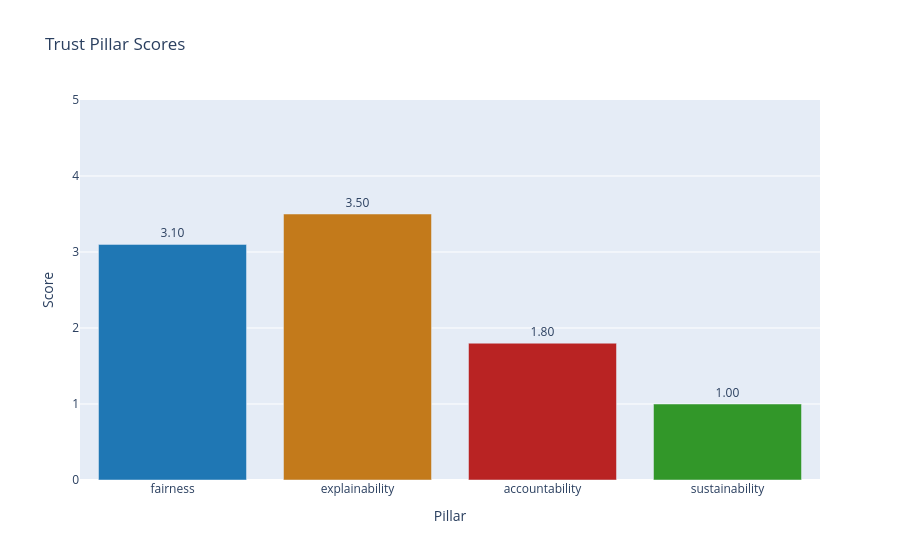
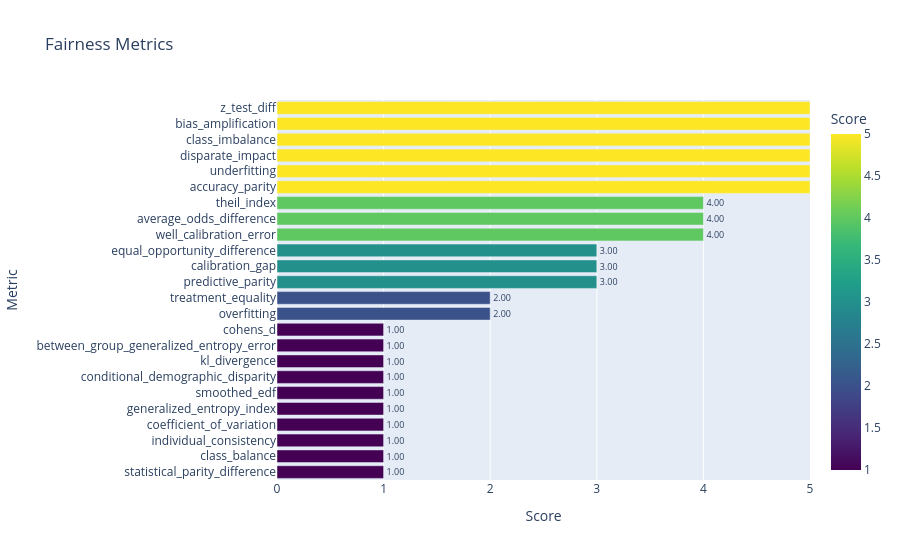
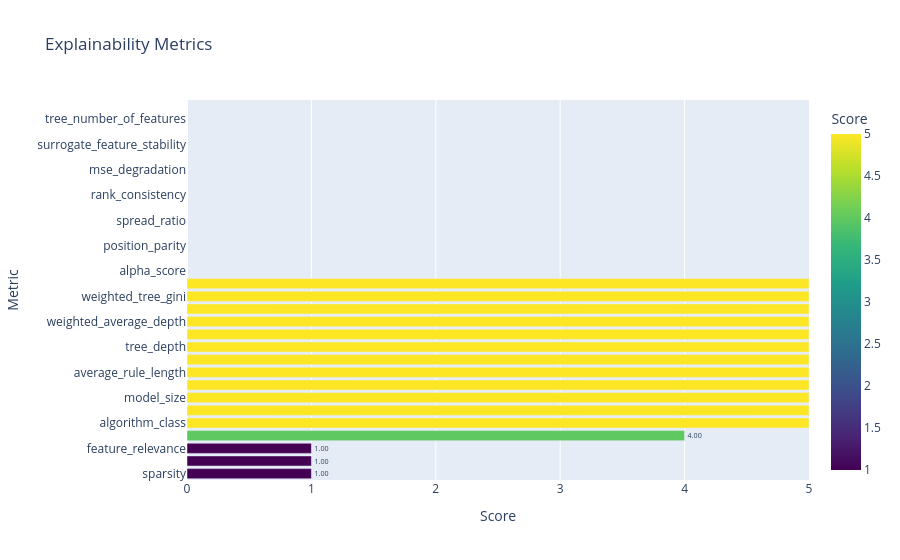
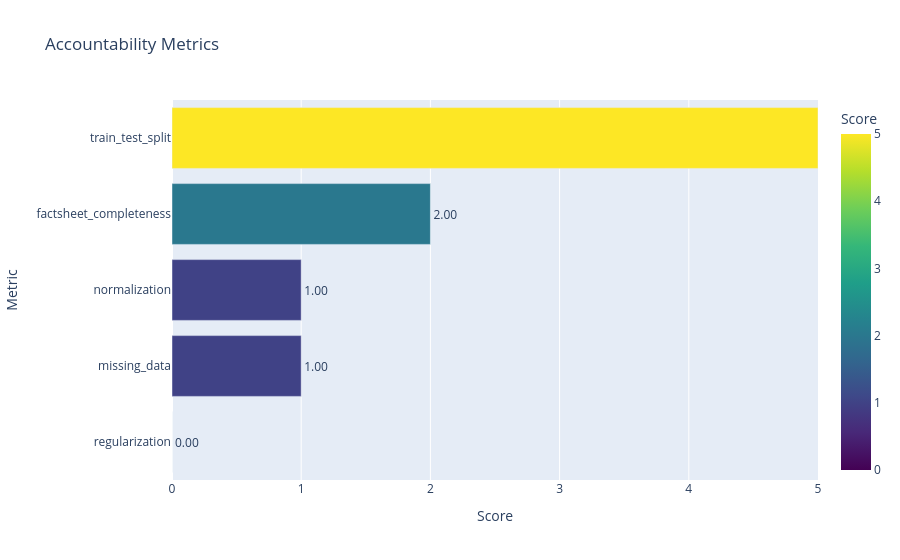

These figures' notebook cell, in order:
### Code cell
evaluator.plot_results()

### Figure 1 — Plotly figure (JSON) as saved in the notebook; plotly's stock layout.template omitted (floating-point values rounded to 4 significant figures)
{"data": [{"hovertemplate": "Pillar=%{x}<br>Score=%{text}<extra></extra>", "legendgroup": "", "marker": {"color": ["#1f77b4", "#c37a1b", "#b92323", "#329729"], "pattern": {"shape": ""}}, "name": "", "orientation": "v", "showlegend": false, "text": [3.1, 3.5, 1.8, 1.0], "textposition": "outside", "texttemplate": "%{text:.2f}", "type": "bar", "x": ["fairness", "explainability", "accountability", "sustainability"], "xaxis": "x", "y": [3.1, 3.5, 1.8, 1.0], "yaxis": "y"}], "layout": {"barmode": "relative", "legend": {"tracegroupgap": 0}, "title": {"text": "Trust Pillar Scores"}, "xaxis": {"anchor": "y", "domain": [0, 1], "title": {"text": "Pillar"}}, "yaxis": {"anchor": "x", "domain": [0, 1], "range": [0, 5], "title": {"text": "Score"}}}}

### Figure 2 — Plotly figure (JSON) as saved in the notebook; plotly's stock layout.template omitted (floating-point values rounded to 4 significant figures)
{"data": [{"hovertemplate": "Score=%{marker.color}<br>Metric=%{y}<extra></extra>", "legendgroup": "", "marker": {"color": [1, 1, 1, 1, 1, 1, 1, 1, 1, 1, 2, 2, 3, 3, 3, 4, 4, 4, 5, 5, 5, 5, 5, 5], "coloraxis": "coloraxis", "pattern": {"shape": ""}}, "name": "", "orientation": "h", "showlegend": false, "text": [1.0, 1.0, 1.0, 1.0, 1.0, 1.0, 1.0, 1.0, 1.0, 1.0, 2.0, 2.0, 3.0, 3.0, 3.0, 4.0, 4.0, 4.0, 5.0, 5.0, 5.0, 5.0, 5.0, 5.0], "textposition": "outside", "texttemplate": "%{text:.2f}", "type": "bar", "x": [1, 1, 1, 1, 1, 1, 1, 1, 1, 1, 2, 2, 3, 3, 3, 4, 4, 4, 5, 5, 5, 5, 5, 5], "xaxis": "x", "y": ["statistical_parity_difference", "class_balance", "individual_consistency", "coefficient_of_variation", "generalized_entropy_index", "smoothed_edf", "conditional_demographic_disparity", "kl_divergence", "between_group_generalized_entropy_error", "cohens_d", "overfitting", "treatment_equality", "predictive_parity", "calibration_gap", "equal_opportunity_difference", "well_calibration_error", "average_odds_difference", "theil_index", "accuracy_parity", "underfitting", "disparate_impact", "class_imbalance", "bias_amplification", "z_test_diff"], "yaxis": "y"}], "layout": {"barmode": "relative", "coloraxis": {"colorbar": {"title": {"text": "Score"}}, "colorscale": [[0, "#440154"], [0.1111, "#482878"], [0.2222, "#3e4989"], [0.3333, "#31688e"], [0.4444, "#26828e"], [0.5556, "#1f9e89"], [0.6667, "#35b779"], [0.7778, "#6ece58"], [0.8889, "#b5de2b"], [1, "#fde725"]]}, "legend": {"tracegroupgap": 0}, "title": {"text": "Fairness Metrics"}, "xaxis": {"anchor": "y", "domain": [0, 1], "range": [0, 5], "title": {"text": "Score"}}, "yaxis": {"anchor": "x", "domain": [0, 1], "title": {"text": "Metric"}}}}

### Figure 3 — Plotly figure (JSON) as saved in the notebook; plotly's stock layout.template omitted (floating-point values rounded to 4 significant figures)
{"data": [{"hovertemplate": "Score=%{marker.color}<br>Metric=%{y}<extra></extra>", "legendgroup": "", "marker": {"color": [1.0, 1.0, 1.0, 4.0, 5.0, 5.0, 5.0, 5.0, 5.0, 5.0, 5.0, 5.0, 5.0, 5.0, 5.0, 5.0, NaN, NaN, NaN, NaN, NaN, NaN, NaN, NaN, NaN, NaN, NaN, NaN, NaN, NaN], "coloraxis": "coloraxis", "pattern": {"shape": ""}}, "name": "", "orientation": "h", "showlegend": false, "text": [1.0, 1.0, 1.0, 4.0, 5.0, 5.0, 5.0, 5.0, 5.0, 5.0, 5.0, 5.0, 5.0, 5.0, 5.0, 5.0, NaN, NaN, NaN, NaN, NaN, NaN, NaN, NaN, NaN, NaN, NaN, NaN, NaN, NaN], "textposition": "outside", "texttemplate": "%{text:.2f}", "type": "bar", "x": [1.0, 1.0, 1.0, 4.0, 5.0, 5.0, 5.0, 5.0, 5.0, 5.0, 5.0, 5.0, 5.0, 5.0, 5.0, 5.0, NaN, NaN, NaN, NaN, NaN, NaN, NaN, NaN, NaN, NaN, NaN, NaN, NaN, NaN], "xaxis": "x", "y": ["sparsity", "correlated_features", "feature_relevance", "feature_entropy", "algorithm_class", "topk_concentration", "model_size", "number_of_rules", "average_rule_length", "rule_stats", "tree_depth", "fluctuation_ratio", "weighted_average_depth", "weighted_average_explainability_score", "weighted_tree_gini", "tree_depth_variance", "alpha_score", "xai_ease_score", "position_parity", "rank_alignment", "spread_ratio", "spread_divergence", "rank_consistency", "importance_stability", "mse_degradation", "surrogate_fidelity", "surrogate_feature_stability", "tree_number_of_rules", "tree_number_of_features", "xai_consistency_score"], "yaxis": "y"}], "layout": {"barmode": "relative", "coloraxis": {"colorbar": {"title": {"text": "Score"}}, "colorscale": [[0, "#440154"], [0.1111, "#482878"], [0.2222, "#3e4989"], [0.3333, "#31688e"], [0.4444, "#26828e"], [0.5556, "#1f9e89"], [0.6667, "#35b779"], [0.7778, "#6ece58"], [0.8889, "#b5de2b"], [1, "#fde725"]]}, "legend": {"tracegroupgap": 0}, "title": {"text": "Explainability Metrics"}, "xaxis": {"anchor": "y", "domain": [0, 1], "range": [0, 5], "title": {"text": "Score"}}, "yaxis": {"anchor": "x", "domain": [0, 1], "title": {"text": "Metric"}}}}

### Figure 4 — Plotly figure (JSON) as saved in the notebook; plotly's stock layout.template omitted (floating-point values rounded to 4 significant figures)
{"data": [{"hovertemplate": "Score=%{marker.color}<br>Metric=%{y}<extra></extra>", "legendgroup": "", "marker": {"color": [0.0, 1.0, 1.0, 2.0, 5.0], "coloraxis": "coloraxis", "pattern": {"shape": ""}}, "name": "", "orientation": "h", "showlegend": false, "text": [0.0, 1.0, 1.0, 2.0, 5.0], "textposition": "outside", "texttemplate": "%{text:.2f}", "type": "bar", "x": [0.0, 1.0, 1.0, 2.0, 5.0], "xaxis": "x", "y": ["regularization", "missing_data", "normalization", "factsheet_completeness", "train_test_split"], "yaxis": "y"}], "layout": {"barmode": "relative", "coloraxis": {"colorbar": {"title": {"text": "Score"}}, "colorscale": [[0, "#440154"], [0.1111, "#482878"], [0.2222, "#3e4989"], [0.3333, "#31688e"], [0.4444, "#26828e"], [0.5556, "#1f9e89"], [0.6667, "#35b779"], [0.7778, "#6ece58"], [0.8889, "#b5de2b"], [1, "#fde725"]]}, "legend": {"tracegroupgap": 0}, "title": {"text": "Accountability Metrics"}, "xaxis": {"anchor": "y", "domain": [0, 1], "range": [0, 5], "title": {"text": "Score"}}, "yaxis": {"anchor": "x", "domain": [0, 1], "title": {"text": "Metric"}}}}
